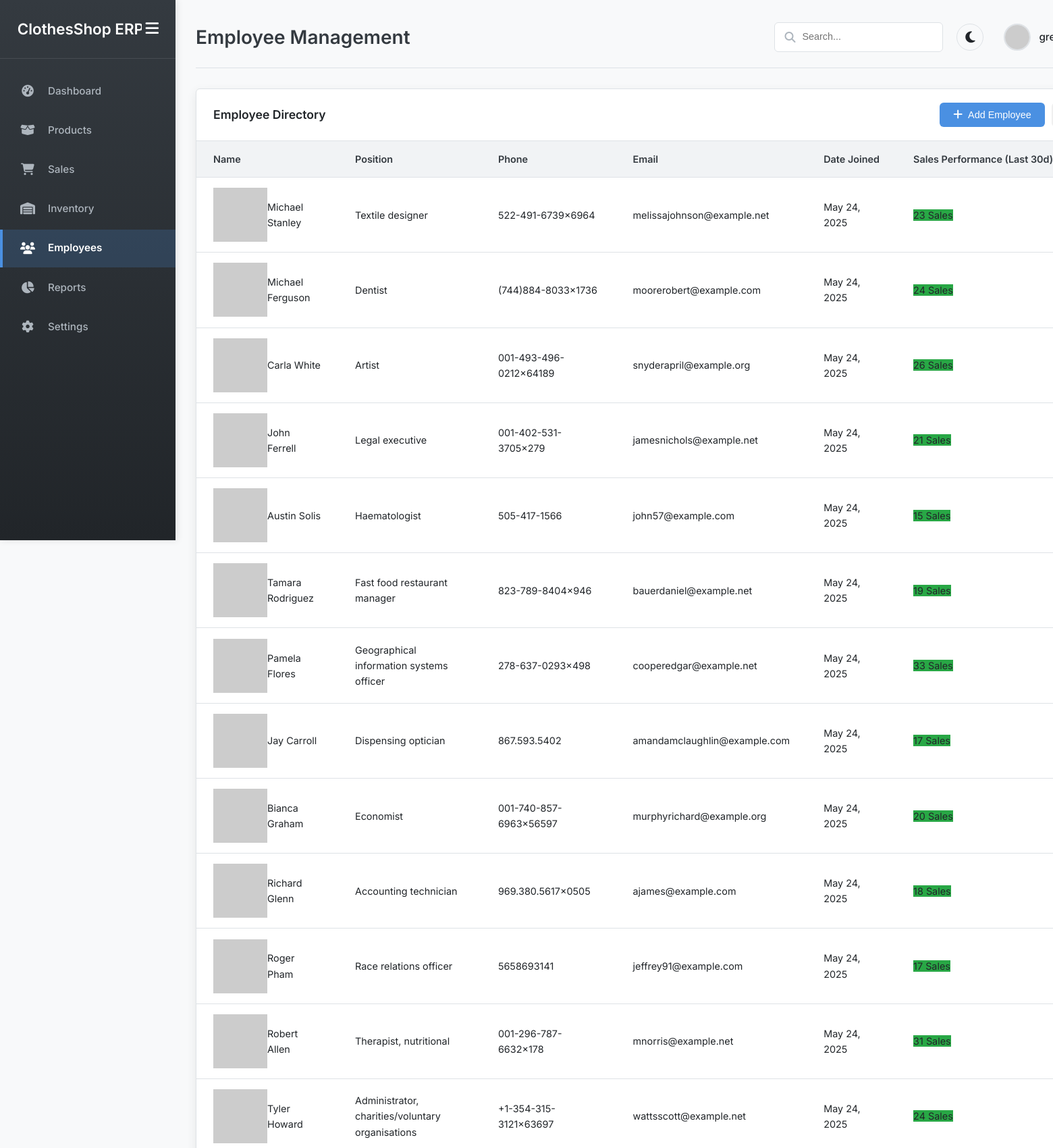
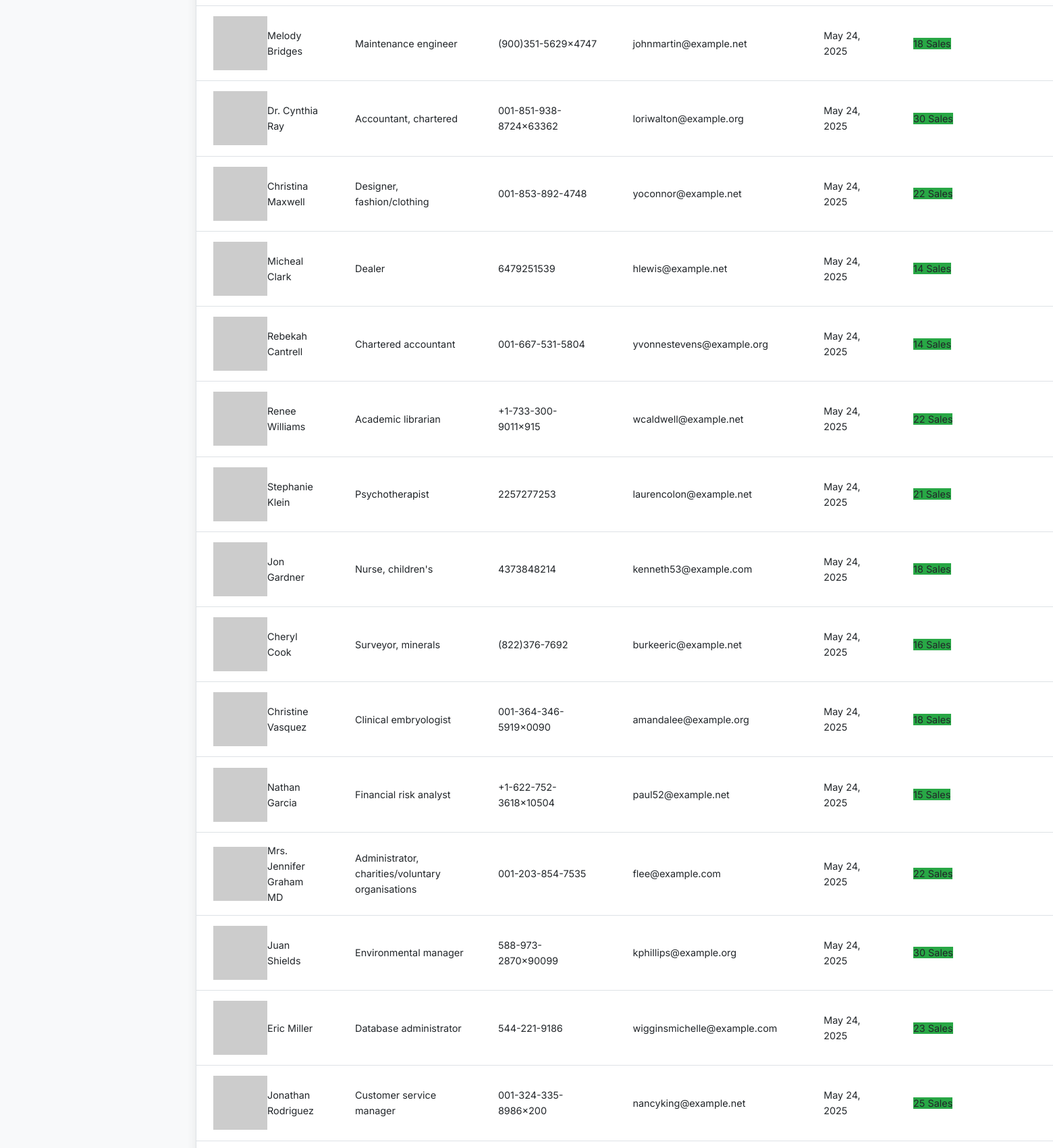
Page /employees/ (signed in, upper part) on the committed database (2 pictures, top to bottom).
### main/models.py (models this page shows, shortened)
class Employee(models.Model):
    user = models.OneToOneField(User, on_delete=models.CASCADE, null=True, blank=True)
    name = models.CharField(max_length=100)
    position = models.CharField(max_length=100)
    phone = models.CharField(max_length=20)
    email = models.EmailField()
    date_joined = models.DateField(auto_now_add=True)

### main/views.py (the view)
@login_required
def employees(request):
    employees_list = Employee.objects.all()
    max_sales = Sale.objects.values('employee').annotate(count=Count('id')).order_by('-count').first()
    max_count = max_sales['count'] if max_sales else 1
    for employee in employees_list:
        employee.sales_count = Sale.objects.filter(employee=employee).count()
        employee.performance_percentage = (employee.sales_count / max_count) * 100 if max_count > 0 else 0
    employee_names = []
    employee_sales = []
    for employee in employees_list:
        employee_names.append(employee.name)
        employee_sales.append(employee.sales_count)
    context = {
        'employees': employees_list,
        'employee_names': json.dumps(employee_names),
        'employee_sales': json.dumps(employee_sales),
    }
    return render(request, 'main/employees.html', context)

### main/templates/main/employees.html (shortened to what this page needs)
{% extends 'main/base.html' %}
{% load static %}
{% block header_title %}Employee Management{% endblock %}
{% block content %}
<div class="table-container">
    <div class="table-header">
        <h3 class="table-title">Employee Directory</h3>
        <div class="table-actions">
            <button class="btn btn-primary" data-bs-toggle="modal" data-bs-target="#addEmployeeModal"><i class="fas fa-plus"></i> Add Employee</button>
            <button class="btn btn-outline-secondary" id="exportEmployeesBtn"> Export</button>
        </div>
    </div>
    <div class="table-responsive">
        <table class="table table-hover align-middle">
            <thead>
                <tr>
                    <th>Name</th>
                    <th>Position</th>
                    <th>Phone</th>
                    <th>Email</th>
                    <th>Date Joined</th>
                    <th>Sales Performance (Last 30d)</th>
                </tr>
            </thead>
            <tbody>
                {% for employee in employees %}
                <tr>
                    <td>
                        <div class="d-flex align-items-center">
                            <img src="https://ui-avatars.com/api/?name={{ employee.name|slice:":1" }}&background=random&color=fff&size=35&rounded=true" alt="{{ employee.name }}" class="me-2">
                            {{ employee.name }}
                        </div>
                    </td>
                    <td>{{ employee.position }}</td>
                    <td>{{ employee.phone }}</td>
                    <td>{{ employee.email }}</td>
                    <td>{{ employee.date_joined|date:"M d, Y" }}</td>
                    <td>
                        <span class="badge {% if employee.sales_count > 10 %}bg-success{% elif employee.sales_count > 5 %}bg-warning{% else %}bg-secondary{% endif %}">
                            {{ employee.sales_count }} Sales
                        </span>
                    </td>
                </tr>
                {% empty %}
                <tr>
                    <td colspan="7" class="text-center text-muted py-4">No employees found. Add one to get started!</td>
                </tr>
                {% endfor %}
            </tbody>
        </table>
    </div>
</div>
{% endblock %}

### main/templates/main/base.html (shortened to what this page needs)
{% load static %}
<!DOCTYPE html>
<html lang="en">
<head>
    <link rel="stylesheet" href="https://cdnjs.cloudflare.com/ajax/libs/font-awesome/6.4.0/css/all.min.css" />
    <link rel="stylesheet" href="{% static 'main/css/style.css' %}" />
</head>
<body>
    <div class="wrapper">
        <nav class="sidebar" id="sidebar">
            <div class="sidebar-header">
                <h3> ClothesShop ERP</h3>
                <button class="sidebar-toggle" id="sidebarToggle" title="Toggle Sidebar">
                    <i class="fas fa-bars"></i>
                </button>
            </div>
            <div class="sidebar-menu">
                <ul>
                    <li><a href="{% url 'dashboard' %}" class=""><span class="icon"><i class="fas fa-tachometer-alt fa-fw"></i></span><span class="menu-text">Dashboard</span></a></li>
                    <li><a href="{% url 'products' %}" class=""><span class="icon"><i class="fas fa-box-open fa-fw"></i></span><span class="menu-text">Products</span></a></li>
                    <li><a href="{% url 'sales' %}" class=""><span class="icon"><i class="fas fa-shopping-cart fa-fw"></i></span><span class="menu-text">Sales</span></a></li>
                    <li><a href="{% url 'inventory' %}" class=""><span class="icon"><i class="fas fa-warehouse fa-fw"></i></span><span class="menu-text">Inventory</span></a></li>
                    <li><a href="{% url 'employees' %}" class="{% if request.resolver_match.url_name == 'employees' or request.resolver_match.url_name == 'employee_detail' or request.resolver_match.url_name == 'edit_employee' or request.resolver_match.url_name == 'delete_employee' %}active{% endif %}"><span class="icon"><i class="fas fa-users fa-fw"></i></span><span class="menu-text">Employees</span></a></li>
                    <li><a href="{% url 'reports' %}" class=""><span class="icon"><i class="fas fa-chart-pie fa-fw"></i></span><span class="menu-text">Reports</span></a></li>
                    <li><a href="{% url 'settings' %}" class=""><span class="icon"><i class="fas fa-cog fa-fw"></i></span><span class="menu-text">Settings</span></a></li>
                </ul>
            </div>
        </nav>
        <div class="main-content" id="mainContent">
            <header class="header">
                <h1>{% block header_title %}Page Title{% endblock %}</h1>
                <div class="header-actions">
                    <div class="search-box">
                        <i class="fas fa-search"></i>
                        <input type="text" placeholder="Search..." id="searchInput" class="form-control" />
                    </div>
                    <button class="theme-toggle" id="themeToggle" title="Toggle Theme">
                        <i class="fas fa-moon"></i>
                    </button>
                    <div class="user-profile-dropdown">
                        <div class="user-profile" id="userProfileTrigger" tabindex="0">
                            <img src="https://ui-avatars.com/api/?name={{ request.user.username|default:'A' }}&background=random&color=fff&size=40" alt="User Avatar" />
                            <span>{{ request.user.username|default:'Admin User' }}</span>
                        </div>
                    </div>
                </div>
            </header>
            <main class="content-area">
                {% block content %}{% endblock %}
            </main>
        </div>
    </div>
</body>
</html>

### rows in the picture
Employee: name "Michael Stanley", position "Textile designer", phone "522-491-6739x6964", email "melissajohnson@example.net", date_joined "May 24, 2025", sales_count "23"
Employee: name "Michael Ferguson", position "Dentist", phone "(744)884-8033x1736", email "moorerobert@example.com", date_joined "May 24, 2025", sales_count "24"
Employee: name "Carla White", position "Artist", phone "001-493-496-0212x64189", email "snyderapril@example.org", date_joined "May 24, 2025", sales_count "26"
Employee: name "John Ferrell", position "Legal executive", phone "001-402-531-3705x279", email "jamesnichols@example.net", date_joined "May 24, 2025", sales_count "21"
Employee: name "Austin Solis", position "Haematologist", phone "505-417-1566", email "john57@example.com", date_joined "May 24, 2025", sales_count "15"
Employee: name "Tamara Rodriguez", position "Fast food restaurant manager", phone "823-789-8404x946", email "bauerdaniel@example.net", date_joined "May 24, 2025", sales_count "19"
Employee: name "Pamela Flores", position "Geographical information systems officer", phone "278-637-0293x498", email "cooperedgar@example.net", date_joined "May 24, 2025", sales_count "33"
Employee: name "Jay Carroll", position "Dispensing optician", phone "867.593.5402", email "amandamclaughlin@example.com", date_joined "May 24, 2025", sales_count "17"
Employee: name "Bianca Graham", position "Economist", phone "001-740-857-6963x56597", email "murphyrichard@example.org", date_joined "May 24, 2025", sales_count "20"
Employee: name "Richard Glenn", position "Accounting technician", phone "969.380.5617x0505", email "ajames@example.com", date_joined "May 24, 2025", sales_count "18"
Employee: name "Roger Pham", position "Race relations officer", phone "5658693141", email "jeffrey91@example.com", date_joined "May 24, 2025", sales_count "17"
Employee: name "Robert Allen", position "Therapist, nutritional", phone "001-296-787-6632x178", email "mnorris@example.net", date_joined "May 24, 2025", sales_count "31"
Employee: name "Tyler Howard", position "Administrator, charities/voluntary organisations", phone "+1-354-315-3121x63697", email "wattsscott@example.net", date_joined "May 24, 2025", sales_count "24"
Employee: name "Melody Bridges", position "Maintenance engineer", phone "(900)351-5629x4747", email "johnmartin@example.net", date_joined "May 24, 2025", sales_count "18"
Employee: name "Dr. Cynthia Ray", position "Accountant, chartered", phone "001-851-938-8724x63362", email "loriwalton@example.org", date_joined "May 24, 2025", sales_count "30"
Employee: name "Christina Maxwell", position "Designer, fashion/clothing", phone "001-853-892-4748", email "yoconnor@example.net", date_joined "May 24, 2025", sales_count "22"
Employee: name "Micheal Clark", position "Dealer", phone "6479251539", email "hlewis@example.net", date_joined "May 24, 2025", sales_count "14"
Employee: name "Rebekah Cantrell", position "Chartered accountant", phone "001-667-531-5804", email "yvonnestevens@example.org", date_joined "May 24, 2025", sales_count "14"
Employee: name "Renee Williams", position "Academic librarian", phone "+1-733-300-9011x915", email "wcaldwell@example.net", date_joined "May 24, 2025", sales_count "22"
Employee: name "Stephanie Klein", position "Psychotherapist", phone "2257277253", email "laurencolon@example.net", date_joined "May 24, 2025", sales_count "21"
Employee: name "Jon Gardner", position "Nurse, children's", phone "4373848214", email "kenneth53@example.com", date_joined "May 24, 2025", sales_count "18"
Employee: name "Cheryl Cook", position "Surveyor, minerals", phone "(822)376-7692", email "burkeeric@example.net", date_joined "May 24, 2025", sales_count "16"
Employee: name "Christine Vasquez", position "Clinical embryologist", phone "001-364-346-5919x0090", email "amandalee@example.org", date_joined "May 24, 2025", sales_count "18"
Employee: name "Nathan Garcia", position "Financial risk analyst", phone "+1-622-752-3618x10504", email "paul52@example.net", date_joined "May 24, 2025", sales_count "15"
Employee: name "Mrs. Jennifer Graham MD", position "Administrator, charities/voluntary organisations", phone "001-203-854-7535", email "flee@example.com", date_joined "May 24, 2025", sales_count "22"
Employee: name "Juan Shields", position "Environmental manager", phone "588-973-2870x90099", email "kphillips@example.org", date_joined "May 24, 2025", sales_count "30"
Employee: name "Eric Miller", position "Database administrator", phone "544-221-9186", email "wigginsmichelle@example.com", date_joined "May 24, 2025", sales_count "23"
Employee: name "Jonathan Rodriguez", position "Customer service manager", phone "001-324-335-8986x200", email "nancyking@example.net", date_joined "May 24, 2025", sales_count "25"
